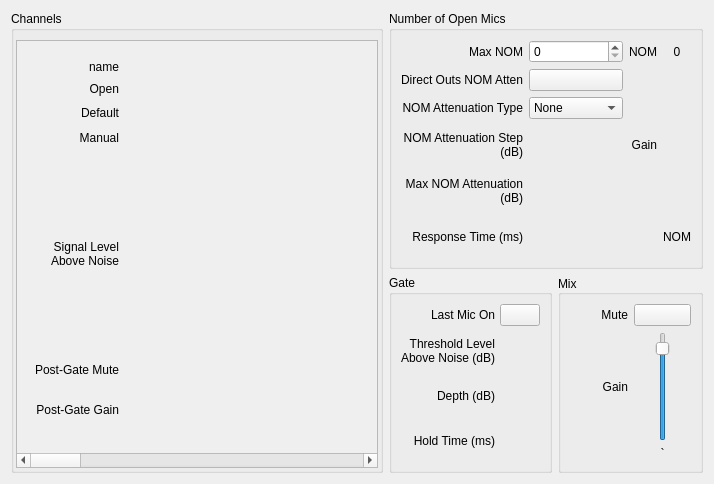
<?xml version="1.0" encoding="UTF-8"?>
<ui version="4.0">
 <class>CfgSettingAutomaticMixerGatingRelativeThreshold</class>
 <widget class="QWidget" name="CfgSettingAutomaticMixerGatingRelativeThreshold">
  <property name="geometry">
   <rect>
    <x>0</x>
    <y>0</y>
    <width>714</width>
    <height>472</height>
   </rect>
  </property>
  <property name="windowTitle">
   <string>Form</string>
  </property>
  <layout class="QGridLayout" name="gridLayout_5">
   <item row="0" column="0">
    <widget class="QGroupBox" name="groupBox_2">
     <property name="minimumSize">
      <size>
       <width>0</width>
       <height>400</height>
      </size>
     </property>
     <property name="title">
      <string>Channels</string>
     </property>
     <layout class="QGridLayout" name="gridLayout_2">
      <property name="leftMargin">
       <number>2</number>
      </property>
      <property name="topMargin">
       <number>9</number>
      </property>
      <property name="rightMargin">
       <number>2</number>
      </property>
      <property name="bottomMargin">
       <number>2</number>
      </property>
      <property name="horizontalSpacing">
       <number>5</number>
      </property>
      <item row="0" column="0">
       <widget class="QScrollArea" name="scrollArea">
        <property name="minimumSize">
         <size>
          <width>0</width>
          <height>0</height>
         </size>
        </property>
        <property name="verticalScrollBarPolicy">
         <enum>Qt::ScrollBarAsNeeded</enum>
        </property>
        <property name="horizontalScrollBarPolicy">
         <enum>Qt::ScrollBarAsNeeded</enum>
        </property>
        <property name="widgetResizable">
         <bool>true</bool>
        </property>
        <widget class="QWidget" name="scrollAreaContents">
         <property name="geometry">
          <rect>
           <x>0</x>
           <y>0</y>
           <width>2392</width>
           <height>410</height>
          </rect>
         </property>
         <property name="styleSheet">
          <string notr="true"/>
         </property>
         <layout class="QHBoxLayout" name="horizontalLayout_2">
          <item>
           <widget class="QWidget" name="widget" native="true">
            <property name="minimumSize">
             <size>
              <width>0</width>
              <height>300</height>
             </size>
            </property>
            <layout class="QVBoxLayout" name="verticalLayout" stretch="12,23,23,23,240,0,0">
             <property name="spacing">
              <number>5</number>
             </property>
             <property name="topMargin">
              <number>10</number>
             </property>
             <property name="bottomMargin">
              <number>9</number>
             </property>
             <item>
              <widget class="QLabel" name="label_12">
               <property name="text">
                <string>name</string>
               </property>
               <property name="alignment">
                <set>Qt::AlignRight|Qt::AlignTrailing|Qt::AlignVCenter</set>
               </property>
              </widget>
             </item>
             <item>
              <widget class="QLabel" name="label_5">
               <property name="text">
                <string>Open</string>
               </property>
               <property name="alignment">
                <set>Qt::AlignRight|Qt::AlignTrailing|Qt::AlignVCenter</set>
               </property>
              </widget>
             </item>
             <item>
              <widget class="QLabel" name="label_7">
               <property name="text">
                <string>Default</string>
               </property>
               <property name="alignment">
                <set>Qt::AlignRight|Qt::AlignTrailing|Qt::AlignVCenter</set>
               </property>
              </widget>
             </item>
             <item>
              <widget class="QLabel" name="label_8">
               <property name="text">
                <string>Manual</string>
               </property>
               <property name="alignment">
                <set>Qt::AlignRight|Qt::AlignTrailing|Qt::AlignVCenter</set>
               </property>
              </widget>
             </item>
             <item>
              <widget class="QLabel" name="label_11">
               <property name="sizePolicy">
                <sizepolicy hsizetype="Preferred" vsizetype="Expanding">
                 <horstretch>0</horstretch>
                 <verstretch>0</verstretch>
                </sizepolicy>
               </property>
               <property name="text">
                <string>Signal Level
Above Noise</string>
               </property>
               <property name="alignment">
                <set>Qt::AlignRight|Qt::AlignTrailing|Qt::AlignVCenter</set>
               </property>
              </widget>
             </item>
             <item>
              <widget class="QLabel" name="label_10">
               <property name="sizePolicy">
                <sizepolicy hsizetype="Preferred" vsizetype="Fixed">
                 <horstretch>0</horstretch>
                 <verstretch>0</verstretch>
                </sizepolicy>
               </property>
               <property name="minimumSize">
                <size>
                 <width>0</width>
                 <height>20</height>
                </size>
               </property>
               <property name="maximumSize">
                <size>
                 <width>16777215</width>
                 <height>20</height>
                </size>
               </property>
               <property name="text">
                <string>Post-Gate Mute</string>
               </property>
               <property name="alignment">
                <set>Qt::AlignRight|Qt::AlignTrailing|Qt::AlignVCenter</set>
               </property>
              </widget>
             </item>
             <item>
              <widget class="QLabel" name="label_9">
               <property name="sizePolicy">
                <sizepolicy hsizetype="Preferred" vsizetype="Fixed">
                 <horstretch>0</horstretch>
                 <verstretch>0</verstretch>
                </sizepolicy>
               </property>
               <property name="minimumSize">
                <size>
                 <width>0</width>
                 <height>50</height>
                </size>
               </property>
               <property name="maximumSize">
                <size>
                 <width>16777215</width>
                 <height>50</height>
                </size>
               </property>
               <property name="text">
                <string>Post-Gate Gain</string>
               </property>
               <property name="alignment">
                <set>Qt::AlignRight|Qt::AlignTrailing|Qt::AlignVCenter</set>
               </property>
              </widget>
             </item>
            </layout>
           </widget>
          </item>
          <item>
           <widget class="ConfigGatingRelativeThreasholdChannel" name="widget_1" native="true">
            <property name="minimumSize">
             <size>
              <width>65</width>
              <height>320</height>
             </size>
            </property>
           </widget>
          </item>
          <item>
           <widget class="ConfigGatingRelativeThreasholdChannel" name="widget_2" native="true">
            <property name="minimumSize">
             <size>
              <width>65</width>
              <height>320</height>
             </size>
            </property>
           </widget>
          </item>
          <item>
           <widget class="ConfigGatingRelativeThreasholdChannel" name="widget_3" native="true">
            <property name="minimumSize">
             <size>
              <width>65</width>
              <height>320</height>
             </size>
            </property>
           </widget>
          </item>
          <item>
           <widget class="ConfigGatingRelativeThreasholdChannel" name="widget_4" native="true">
            <property name="minimumSize">
             <size>
              <width>65</width>
              <height>320</height>
             </size>
            </property>
           </widget>
          </item>
          <item>
           <widget class="ConfigGatingRelativeThreasholdChannel" name="widget_5" native="true">
            <property name="minimumSize">
             <size>
              <width>65</width>
              <height>320</height>
             </size>
            </property>
           </widget>
          </item>
          <item>
           <widget class="ConfigGatingRelativeThreasholdChannel" name="widget_6" native="true">
            <property name="minimumSize">
             <size>
              <width>65</width>
              <height>320</height>
             </size>
            </property>
           </widget>
          </item>
          <item>
           <widget class="ConfigGatingRelativeThreasholdChannel" name="widget_7" native="true">
            <property name="minimumSize">
             <size>
              <width>65</width>
              <height>320</height>
             </size>
            </property>
           </widget>
          </item>
          <item>
           <widget class="ConfigGatingRelativeThreasholdChannel" name="widget_8" native="true">
            <property name="minimumSize">
             <size>
              <width>65</width>
              <height>320</height>
             </size>
            </property>
           </widget>
          </item>
          <item>
           <widget class="ConfigGatingRelativeThreasholdChannel" name="widget_9" native="true">
            <property name="minimumSize">
             <size>
              <width>65</width>
              <height>320</height>
             </size>
            </property>
           </widget>
          </item>
          <item>
           <widget class="ConfigGatingRelativeThreasholdChannel" name="widget_10" native="true">
            <property name="minimumSize">
             <size>
              <width>65</width>
              <height>320</height>
             </size>
            </property>
           </widget>
          </item>
          <item>
           <widget class="ConfigGatingRelativeThreasholdChannel" name="widget_11" native="true">
            <property name="minimumSize">
             <size>
              <width>65</width>
              <height>320</height>
             </size>
            </property>
           </widget>
          </item>
          <item>
           <widget class="ConfigGatingRelativeThreasholdChannel" name="widget_12" native="true">
            <property name="minimumSize">
             <size>
              <width>65</width>
              <height>320</height>
             </size>
            </property>
           </widget>
          </item>
          <item>
           <widget class="ConfigGatingRelativeThreasholdChannel" name="widget_13" native="true">
            <property name="minimumSize">
             <size>
              <width>65</width>
              <height>320</height>
             </size>
            </property>
           </widget>
          </item>
          <item>
           <widget class="ConfigGatingRelativeThreasholdChannel" name="widget_14" native="true">
            <property name="minimumSize">
             <size>
              <width>65</width>
              <height>320</height>
             </size>
            </property>
           </widget>
          </item>
          <item>
           <widget class="ConfigGatingRelativeThreasholdChannel" name="widget_15" native="true">
            <property name="minimumSize">
             <size>
              <width>65</width>
              <height>320</height>
             </size>
            </property>
           </widget>
          </item>
          <item>
           <widget class="ConfigGatingRelativeThreasholdChannel" name="widget_16" native="true">
            <property name="minimumSize">
             <size>
              <width>65</width>
              <height>320</height>
             </size>
            </property>
           </widget>
          </item>
          <item>
           <widget class="ConfigGatingRelativeThreasholdChannel" name="widget_17" native="true">
            <property name="minimumSize">
             <size>
              <width>65</width>
              <height>320</height>
             </size>
            </property>
           </widget>
          </item>
          <item>
           <widget class="ConfigGatingRelativeThreasholdChannel" name="widget_18" native="true">
            <property name="minimumSize">
             <size>
              <width>65</width>
              <height>320</height>
             </size>
            </property>
           </widget>
          </item>
          <item>
           <widget class="ConfigGatingRelativeThreasholdChannel" name="widget_19" native="true">
            <property name="minimumSize">
             <size>
              <width>65</width>
              <height>320</height>
             </size>
            </property>
           </widget>
          </item>
          <item>
           <widget class="ConfigGatingRelativeThreasholdChannel" name="widget_20" native="true">
            <property name="minimumSize">
             <size>
              <width>65</width>
              <height>320</height>
             </size>
            </property>
           </widget>
          </item>
          <item>
           <widget class="ConfigGatingRelativeThreasholdChannel" name="widget_21" native="true">
            <property name="minimumSize">
             <size>
              <width>65</width>
              <height>320</height>
             </size>
            </property>
           </widget>
          </item>
          <item>
           <widget class="ConfigGatingRelativeThreasholdChannel" name="widget_22" native="true">
            <property name="minimumSize">
             <size>
              <width>65</width>
              <height>320</height>
             </size>
            </property>
           </widget>
          </item>
          <item>
           <widget class="ConfigGatingRelativeThreasholdChannel" name="widget_23" native="true">
            <property name="minimumSize">
             <size>
              <width>65</width>
              <height>320</height>
             </size>
            </property>
           </widget>
          </item>
          <item>
           <widget class="ConfigGatingRelativeThreasholdChannel" name="widget_24" native="true">
            <property name="minimumSize">
             <size>
              <width>65</width>
              <height>320</height>
             </size>
            </property>
           </widget>
          </item>
          <item>
           <widget class="ConfigGatingRelativeThreasholdChannel" name="widget_25" native="true">
            <property name="minimumSize">
             <size>
              <width>65</width>
              <height>320</height>
             </size>
            </property>
           </widget>
          </item>
          <item>
           <widget class="ConfigGatingRelativeThreasholdChannel" name="widget_26" native="true">
            <property name="minimumSize">
             <size>
              <width>65</width>
              <height>320</height>
             </size>
            </property>
           </widget>
          </item>
          <item>
           <widget class="ConfigGatingRelativeThreasholdChannel" name="widget_27" native="true">
            <property name="minimumSize">
             <size>
              <width>65</width>
              <height>320</height>
             </size>
            </property>
           </widget>
          </item>
          <item>
           <widget class="ConfigGatingRelativeThreasholdChannel" name="widget_28" native="true">
            <property name="minimumSize">
             <size>
              <width>65</width>
              <height>320</height>
             </size>
            </property>
           </widget>
          </item>
          <item>
           <widget class="ConfigGatingRelativeThreasholdChannel" name="widget_29" native="true">
            <property name="minimumSize">
             <size>
              <width>65</width>
              <height>320</height>
             </size>
            </property>
           </widget>
          </item>
          <item>
           <widget class="ConfigGatingRelativeThreasholdChannel" name="widget_30" native="true">
            <property name="minimumSize">
             <size>
              <width>65</width>
              <height>320</height>
             </size>
            </property>
           </widget>
          </item>
          <item>
           <widget class="ConfigGatingRelativeThreasholdChannel" name="widget_31" native="true">
            <property name="minimumSize">
             <size>
              <width>65</width>
              <height>320</height>
             </size>
            </property>
           </widget>
          </item>
          <item>
           <widget class="ConfigGatingRelativeThreasholdChannel" name="widget_32" native="true">
            <property name="minimumSize">
             <size>
              <width>65</width>
              <height>320</height>
             </size>
            </property>
           </widget>
          </item>
         </layout>
        </widget>
       </widget>
      </item>
     </layout>
    </widget>
   </item>
   <item row="0" column="1">
    <layout class="QVBoxLayout" name="verticalLayout_2">
     <item>
      <widget class="QGroupBox" name="groupBox_3">
       <property name="maximumSize">
        <size>
         <width>16777215</width>
         <height>16777215</height>
        </size>
       </property>
       <property name="title">
        <string>Number of Open Mics</string>
       </property>
       <layout class="QGridLayout" name="gridLayout_3">
        <item row="0" column="0">
         <widget class="QLabel" name="label_6">
          <property name="text">
           <string>Max NOM</string>
          </property>
          <property name="alignment">
           <set>Qt::AlignRight|Qt::AlignTrailing|Qt::AlignVCenter</set>
          </property>
         </widget>
        </item>
        <item row="0" column="3">
         <widget class="QLabel" name="label_NOM">
          <property name="text">
           <string>0</string>
          </property>
          <property name="alignment">
           <set>Qt::AlignCenter</set>
          </property>
         </widget>
        </item>
        <item row="1" column="1">
         <widget class="QPushButton" name="pushButton_DirectOutsNOMAtten">
          <property name="text">
           <string/>
          </property>
          <property name="checkable">
           <bool>true</bool>
          </property>
         </widget>
        </item>
        <item row="0" column="2">
         <widget class="QLabel" name="label_21">
          <property name="text">
           <string>NOM</string>
          </property>
          <property name="alignment">
           <set>Qt::AlignRight|Qt::AlignTrailing|Qt::AlignVCenter</set>
          </property>
         </widget>
        </item>
        <item row="5" column="0">
         <widget class="QLabel" name="label_18">
          <property name="text">
           <string>Response Time (ms)</string>
          </property>
          <property name="alignment">
           <set>Qt::AlignRight|Qt::AlignTrailing|Qt::AlignVCenter</set>
          </property>
          <property name="wordWrap">
           <bool>true</bool>
          </property>
         </widget>
        </item>
        <item row="3" column="0">
         <widget class="QLabel" name="label_15">
          <property name="text">
           <string>NOM Attenuation Step (dB)</string>
          </property>
          <property name="alignment">
           <set>Qt::AlignRight|Qt::AlignTrailing|Qt::AlignVCenter</set>
          </property>
          <property name="wordWrap">
           <bool>true</bool>
          </property>
         </widget>
        </item>
        <item row="1" column="3" rowspan="4">
         <widget class="VolumeWidget" name="VU_Gain" native="true">
          <property name="minimumSize">
           <size>
            <width>25</width>
            <height>0</height>
           </size>
          </property>
          <property name="maximumSize">
           <size>
            <width>25</width>
            <height>16777215</height>
           </size>
          </property>
          <property name="MaxValue" stdset="0">
           <number>0</number>
          </property>
          <property name="MinValue" stdset="0">
           <number>-60</number>
          </property>
          <property name="SingleTrack" stdset="0">
           <bool>true</bool>
          </property>
          <property name="IsApplidGain" stdset="0">
           <bool>true</bool>
          </property>
         </widget>
        </item>
        <item row="2" column="0">
         <widget class="QLabel" name="label_14">
          <property name="text">
           <string>NOM Attenuation Type</string>
          </property>
          <property name="alignment">
           <set>Qt::AlignRight|Qt::AlignTrailing|Qt::AlignVCenter</set>
          </property>
         </widget>
        </item>
        <item row="1" column="0">
         <widget class="QLabel" name="label_13">
          <property name="text">
           <string>Direct Outs NOM Atten</string>
          </property>
          <property name="alignment">
           <set>Qt::AlignRight|Qt::AlignTrailing|Qt::AlignVCenter</set>
          </property>
         </widget>
        </item>
        <item row="2" column="1">
         <widget class="QComboBox" name="comboBox_NOMAttenuationType">
          <item>
           <property name="text">
            <string>None</string>
           </property>
          </item>
          <item>
           <property name="text">
            <string>Logarithmic</string>
           </property>
          </item>
          <item>
           <property name="text">
            <string>Linear</string>
           </property>
          </item>
         </widget>
        </item>
        <item row="4" column="1" alignment="Qt::AlignHCenter">
         <widget class="ConfigGainWidget" name="dial_MAXNOMAttenuation" native="true">
          <property name="minimumSize">
           <size>
            <width>40</width>
            <height>40</height>
           </size>
          </property>
          <property name="maximumSize">
           <size>
            <width>40</width>
            <height>40</height>
           </size>
          </property>
          <property name="MinValue" stdset="0">
           <double>0.000000000000000</double>
          </property>
          <property name="MaxValue" stdset="0">
           <double>40.000000000000000</double>
          </property>
         </widget>
        </item>
        <item row="3" column="2">
         <widget class="QLabel" name="label_23">
          <property name="text">
           <string>Gain</string>
          </property>
          <property name="alignment">
           <set>Qt::AlignRight|Qt::AlignTrailing|Qt::AlignVCenter</set>
          </property>
         </widget>
        </item>
        <item row="5" column="1" alignment="Qt::AlignHCenter">
         <widget class="ConfigGainWidget" name="dial_ResponseTime" native="true">
          <property name="minimumSize">
           <size>
            <width>40</width>
            <height>40</height>
           </size>
          </property>
          <property name="maximumSize">
           <size>
            <width>40</width>
            <height>40</height>
           </size>
          </property>
          <property name="MinValue" stdset="0">
           <double>1.000000000000000</double>
          </property>
          <property name="MaxValue" stdset="0">
           <double>10000.000000000000000</double>
          </property>
          <property name="StepMode" stdset="0">
           <number>1</number>
          </property>
          <property name="ParamType" stdset="0">
           <number>5</number>
          </property>
         </widget>
        </item>
        <item row="0" column="1">
         <widget class="QSpinBox" name="spinBox_MaxNOM"/>
        </item>
        <item row="3" column="1" alignment="Qt::AlignHCenter">
         <widget class="ConfigGainWidget" name="dial_NOMAttenuationStep" native="true">
          <property name="minimumSize">
           <size>
            <width>40</width>
            <height>40</height>
           </size>
          </property>
          <property name="maximumSize">
           <size>
            <width>40</width>
            <height>40</height>
           </size>
          </property>
          <property name="MinValue" stdset="0">
           <double>0.000000000000000</double>
          </property>
          <property name="MaxValue" stdset="0">
           <double>20.000000000000000</double>
          </property>
         </widget>
        </item>
        <item row="4" column="0">
         <widget class="QLabel" name="label_17">
          <property name="text">
           <string>Max NOM Attenuation (dB)</string>
          </property>
          <property name="alignment">
           <set>Qt::AlignRight|Qt::AlignTrailing|Qt::AlignVCenter</set>
          </property>
          <property name="wordWrap">
           <bool>true</bool>
          </property>
         </widget>
        </item>
        <item row="5" column="3">
         <widget class="QLabel" name="label_VUGain">
          <property name="text">
           <string>NOM</string>
          </property>
          <property name="alignment">
           <set>Qt::AlignRight|Qt::AlignTrailing|Qt::AlignVCenter</set>
          </property>
         </widget>
        </item>
       </layout>
      </widget>
     </item>
     <item>
      <layout class="QHBoxLayout" name="horizontalLayout">
       <item>
        <widget class="QGroupBox" name="groupBox">
         <property name="maximumSize">
          <size>
           <width>168</width>
           <height>16777215</height>
          </size>
         </property>
         <property name="title">
          <string>Gate</string>
         </property>
         <layout class="QGridLayout" name="gridLayout">
          <property name="spacing">
           <number>5</number>
          </property>
          <item row="0" column="0">
           <widget class="QLabel" name="label">
            <property name="text">
             <string>Last Mic On</string>
            </property>
            <property name="alignment">
             <set>Qt::AlignRight|Qt::AlignTrailing|Qt::AlignVCenter</set>
            </property>
           </widget>
          </item>
          <item row="0" column="1">
           <widget class="QPushButton" name="pb_LastMicOn">
            <property name="text">
             <string/>
            </property>
            <property name="checkable">
             <bool>true</bool>
            </property>
           </widget>
          </item>
          <item row="1" column="0">
           <widget class="QLabel" name="label_2">
            <property name="text">
             <string>Threshold Level
Above Noise (dB)</string>
            </property>
            <property name="alignment">
             <set>Qt::AlignRight|Qt::AlignTrailing|Qt::AlignVCenter</set>
            </property>
            <property name="wordWrap">
             <bool>true</bool>
            </property>
           </widget>
          </item>
          <item row="1" column="1">
           <widget class="ConfigGainWidget" name="dial_ThresholdLevelAboveNoise" native="true">
            <property name="minimumSize">
             <size>
              <width>40</width>
              <height>40</height>
             </size>
            </property>
            <property name="maximumSize">
             <size>
              <width>40</width>
              <height>40</height>
             </size>
            </property>
            <property name="MinValue" stdset="0">
             <double>0.000000000000000</double>
            </property>
            <property name="MaxValue" stdset="0">
             <double>50.000000000000000</double>
            </property>
           </widget>
          </item>
          <item row="2" column="0">
           <widget class="QLabel" name="label_4">
            <property name="text">
             <string>Depth (dB)</string>
            </property>
            <property name="alignment">
             <set>Qt::AlignRight|Qt::AlignTrailing|Qt::AlignVCenter</set>
            </property>
            <property name="wordWrap">
             <bool>true</bool>
            </property>
           </widget>
          </item>
          <item row="2" column="1">
           <widget class="ConfigGainWidget" name="dial_Depth" native="true">
            <property name="minimumSize">
             <size>
              <width>40</width>
              <height>40</height>
             </size>
            </property>
            <property name="maximumSize">
             <size>
              <width>40</width>
              <height>40</height>
             </size>
            </property>
            <property name="MinValue" stdset="0">
             <double>0.000000000000000</double>
            </property>
            <property name="MaxValue" stdset="0">
             <double>60.000000000000000</double>
            </property>
           </widget>
          </item>
          <item row="3" column="0">
           <widget class="QLabel" name="label_3">
            <property name="text">
             <string>Hold Time (ms)</string>
            </property>
            <property name="alignment">
             <set>Qt::AlignRight|Qt::AlignTrailing|Qt::AlignVCenter</set>
            </property>
            <property name="wordWrap">
             <bool>true</bool>
            </property>
           </widget>
          </item>
          <item row="3" column="1">
           <widget class="ConfigGainWidget" name="dial_HoldTime" native="true">
            <property name="minimumSize">
             <size>
              <width>40</width>
              <height>40</height>
             </size>
            </property>
            <property name="maximumSize">
             <size>
              <width>40</width>
              <height>40</height>
             </size>
            </property>
            <property name="MinValue" stdset="0">
             <double>1.000000000000000</double>
            </property>
            <property name="MaxValue" stdset="0">
             <double>10000.000000000000000</double>
            </property>
            <property name="StepMode" stdset="0">
             <number>1</number>
            </property>
            <property name="ParamType" stdset="0">
             <number>5</number>
            </property>
           </widget>
          </item>
         </layout>
        </widget>
       </item>
       <item>
        <widget class="QGroupBox" name="groupBox_4">
         <property name="maximumSize">
          <size>
           <width>156</width>
           <height>16777215</height>
          </size>
         </property>
         <property name="title">
          <string>Mix</string>
         </property>
         <property name="alignment">
          <set>Qt::AlignLeading|Qt::AlignLeft|Qt::AlignVCenter</set>
         </property>
         <layout class="QGridLayout" name="gridLayout_4">
          <item row="0" column="0">
           <widget class="QLabel" name="label_16">
            <property name="text">
             <string>Mute</string>
            </property>
            <property name="alignment">
             <set>Qt::AlignRight|Qt::AlignTrailing|Qt::AlignVCenter</set>
            </property>
           </widget>
          </item>
          <item row="1" column="0">
           <widget class="QLabel" name="label_19">
            <property name="text">
             <string>Gain</string>
            </property>
            <property name="alignment">
             <set>Qt::AlignRight|Qt::AlignTrailing|Qt::AlignVCenter</set>
            </property>
           </widget>
          </item>
          <item row="0" column="1">
           <widget class="QPushButton" name="pushButton_Mute">
            <property name="text">
             <string/>
            </property>
            <property name="checkable">
             <bool>true</bool>
            </property>
           </widget>
          </item>
          <item row="1" column="1" alignment="Qt::AlignHCenter">
           <widget class="QSlider" name="verticalSlider_Gain">
            <property name="minimum">
             <number>-100</number>
            </property>
            <property name="maximum">
             <number>10</number>
            </property>
            <property name="orientation">
             <enum>Qt::Vertical</enum>
            </property>
           </widget>
          </item>
          <item row="2" column="1">
           <widget class="QLabel" name="label_Gain">
            <property name="text">
             <string>`</string>
            </property>
            <property name="alignment">
             <set>Qt::AlignCenter</set>
            </property>
           </widget>
          </item>
         </layout>
        </widget>
       </item>
      </layout>
     </item>
    </layout>
   </item>
  </layout>
 </widget>
 <customwidgets>
  <customwidget>
   <class>ConfigGainWidget</class>
   <extends>QWidget</extends>
   <header location="global">customWidget/configgainwidget.h</header>
   <container>1</container>
  </customwidget>
  <customwidget>
   <class>VolumeWidget</class>
   <extends>QWidget</extends>
   <header>customWidget/volumewidget.h</header>
   <container>1</container>
  </customwidget>
  <customwidget>
   <class>ConfigGatingRelativeThreasholdChannel</class>
   <extends>QWidget</extends>
   <header>customWidget/configgatingrelativethreasholdchannel.h</header>
   <container>1</container>
  </customwidget>
 </customwidgets>
 <resources/>
 <connections/>
</ui>
